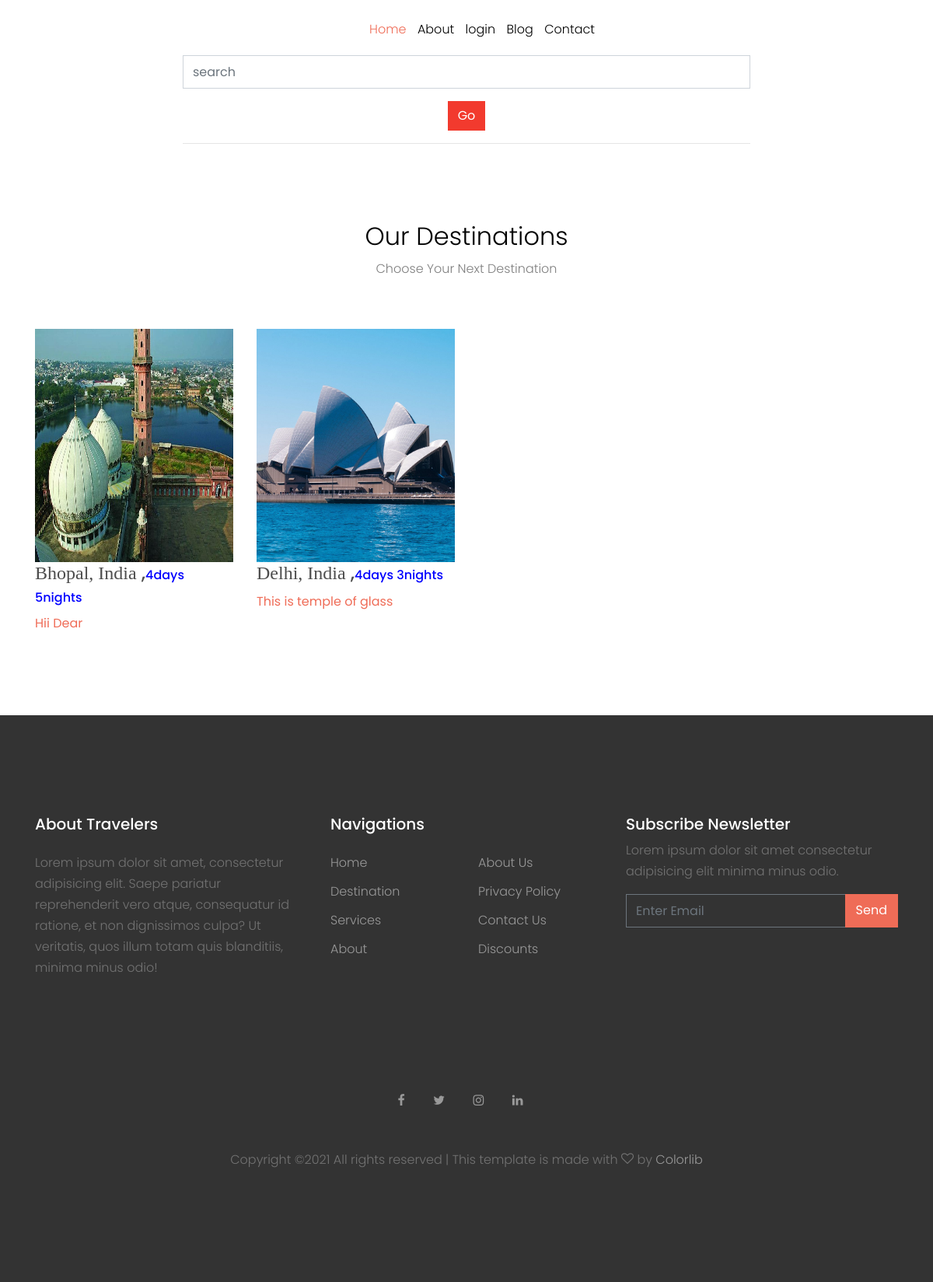
/home/, run on the app's committed database.
### tour/models.py (models this page shows, shortened)
class Destination(models.Model):
    user = models.ForeignKey(User,on_delete=models.CASCADE,null=True)
    place = models.CharField(max_length=20)
    country = models.CharField(max_length=20)
    image = models.ImageField()
    price_by_bus = models.CharField(max_length=20,null=True)
    price_by_Train = models.CharField(max_length=20, null=True)
    price_by_Flight = models.CharField(max_length=20, null=True)
    food_price = models.CharField(max_length=20, null=True)
    number_of_person = models.CharField(max_length=20, null=True)
    days = models.CharField(max_length=20, null=True)
    nights = models.CharField(max_length=20, null=True)
    description=models.CharField(max_length=200,null=True)

### tour/views.py (the view)
# urls.py: 2. Add a URL to urlpatterns:  path('', views.home, name='home')
def home(request):
    Ds = Destination.objects.all()
    d = {'destination':Ds}
    return render(request,'index.html',d)

### tour/templates/index.html (shortened to what this page needs)
{% extends 'base.html' %}
{% load static %}
{% block body %}
    <div class="site-section">
      <div class="container">
        <div class="row justify-content-center mb-5">
          <div class="col-md-7 text-center">
            <h2 class="font-weight-light text-black">Our Destinations</h2>
            <p class="color-black-opacity-5">Choose Your Next Destination</p>
          </div>
        </div>
        <div class="row">
          {% for i in destination %}
          <div class="col-md-3 col-lg-3 mb-3 mb-lg-3">
            <a href="#" class="unit-1 text-center">
              <a href="{% url 'details' i.id %}"><img src="{{ i.image.url}}" alt="Image" class="img-fluid" style="height:300px"></a>
              <div class="unit-1-text">
                  <h4 class="unit-1-heading"><span style="font-family:roman">{{i.place}}, {{i.country}} </span>,<span style="color:blue;font-size:16px">{{i.days}}days {{i.nights}}nights</span></h3>
                   <strong class="text-primary mb-2 d-block">{{i.description}}</strong>
              </div>
            </a>
          </div>
          {% endfor %}
        </div>
      </div>
    </div>
{% endblock %}

### tour/templates/base.html (shortened to what this page needs)
<!DOCTYPE html>
<html lang="en">
  <head>
    {% load static %}
    <link rel="stylesheet" href="{% static 'fonts/icomoon/style.css' %}">
    <link rel="stylesheet" href="{% static 'css/bootstrap.min.css' %}">
    <link rel="stylesheet" href="{% static 'css/magnific-popup.css' %}">
    <link rel="stylesheet" href="{% static 'css/jquery-ui.css' %}">
    <link rel="stylesheet" href="{% static 'css/owl.carousel.min.css' %}">
    <link rel="stylesheet" href="{% static 'css/owl.theme.default.min.css' %}">
    <link rel="stylesheet" href="https://cdnjs.cloudflare.com/ajax/libs/font-awesome/4.7.0/css/font-awesome.min.css">
    <link rel="stylesheet" href="{% static 'css/bootstrap-datepicker.css' %}">
    <link rel="stylesheet" href="{% static 'fonts/flaticon/font/flaticon.css' %}">
    <link rel="stylesheet" href="https://cdn.jsdelivr.net/npm/mediaelement@4.2.7/build/mediaelementplayer.min.css>
    <link rel="href="{% static 'css/aos.css' %}">
    <link rel="stylesheet" href="{% static 'css/style.css' %}">
  </head>
  <body>
  <div class="site-wrap">
    <header class="site-navbar py-1" role="banner">
      <div class="container">
        <div class="row align-items-center">
          <div class="col-6 col-xl-2">
          </div>
          <div class="col-10 col-md-8 d-none d-xl-block">
            <nav class="site-navigation position-relative text-right text-lg-center" role="navigation">
              <ul class="site-menu js-clone-nav mx-auto d-none d-lg-block">
                {% if request.user.is_staff %}
                <li class="active"><a href="{% url 'admin_home' %}">Dashboard</a></li>
                <li><a href="{% url 'all_user' %}">All User</a></li>
                <li><a href="{% url 'add_destination' %}">Add Destination</a></li>
                <li><a href="{% url 'view_destination' %}">View Destination</a></li>
                <li><a href="{% url 'view_booking' %}">View Booking</a></li>
                <li class="btn btn-warning">Welcome {{request.user.username}}</li>
                <li><a href="{% url 'logout' %}">logout</a></li>
                {% else %}
                <li class="active">
                  <a href="{% url 'home' %}">Home</a>
                </li>
                <li><a href="{% url 'about' %}">About</a></li>
                <li><a href="{% url 'login' %}">login</a></li>
                <li><a href="{% url 'blog' %}">Blog</a></li>
                <li><a href="{% url 'contact' %}">Contact</a></li>
                {% endif %}
              </ul>
              {% if not request.user.is_staff %}
              <form class="navbar-form navbar-left" role="search" method="post" action="/search/">
                <div class="form-group">
                  <input type="text" class="form-control" name="srh" placeholder="search">
                </div>
                <button type="submit" class="btn btn-danger">Go</button>
              </form>
              {% endif %}
            </nav><hr/>
          </div>
        </div>
      </div>
    </header>
  </div>
  {% block body %}
  {% endblock %}
  <footer class="site-footer">
      <div class="container">
        <div class="row">
          <div class="col-lg-4">
            <div class="mb-5">
              <h3 class="footer-heading mb-4">About Travelers</h3>
              <p>Lorem ipsum dolor sit amet, consectetur adipisicing elit. Saepe pariatur reprehenderit vero atque, consequatur id ratione, et non dignissimos culpa? Ut veritatis, quos illum totam quis blanditiis, minima minus odio!</p>
            </div>
          </div>
          <div class="col-lg-4 mb-5 mb-lg-0">
            <div class="row mb-5">
              <div class="col-md-12">
                <h3 class="footer-heading mb-4">Navigations</h3>
              </div>
              <div class="col-md-6 col-lg-6">
                <ul class="list-unstyled">
                  <li><a href="#">Home</a></li>
                  <li><a href="#">Destination</a></li>
                  <li><a href="#">Services</a></li>
                  <li><a href="#">About</a></li>
                </ul>
              </div>
              <div class="col-md-6 col-lg-6">
                <ul class="list-unstyled">
                  <li><a href="#">About Us</a></li>
                  <li><a href="#">Privacy Policy</a></li>
                  <li><a href="#">Contact Us</a></li>
                  <li><a href="#">Discounts</a></li>
                </ul>
              </div>
            </div>
          </div>
          <div class="col-lg-4 mb-5 mb-lg-0">
            <div class="mb-5">
              <h3 class="footer-heading mb-2">Subscribe Newsletter</h3>
              <p>Lorem ipsum dolor sit amet consectetur adipisicing elit minima minus odio.</p>
              <form action="#" method="post">
                <div class="input-group mb-3">
                  <input type="text" class="form-control border-secondary text-white bg-transparent" placeholder="Enter Email" aria-label="Enter Email" aria-describedby="button-addon2">
                  <div class="input-group-append">
                    <button class="btn btn-primary text-white" type="button" id="button-addon2">Send</button>
                  </div>
                </div>
              </form>
            </div>
          </div>
        </div>
        <div class="row pt-5 mt-5 text-center">
          <div class="col-md-12">
            <div class="mb-5">
              <a href="#" class="pl-0 pr-3"><span class="icon-facebook"></span></a>
              <a href="#" class="pl-3 pr-3"><span class="icon-twitter"></span></a>
              <a href="#" class="pl-3 pr-3"><span class="icon-instagram"></span></a>
              <a href="#" class="pl-3 pr-3"><span class="icon-linkedin"></span></a>
            </div>
            <p>
            Copyright &copy;<script>document.write(new Date().getFullYear());</script> All rights reserved | This template is made with <i class="icon-heart-o" aria-hidden="true"></i> by <a href="https://colorlib.com" target="_blank" >Colorlib</a>
            </p>
          </div>
        </div>
      </div>
    </footer>
  </body>
</html>

### tour/static/css/style.css (style rules this page uses)
body { line-height: 1.7; color: #4d4d4d; font-weight: 300; font-size: 1rem; }
a { -webkit-transition: .3s all ease; -o-transition: .3s all ease; transition: .3s all ease; }
h1, h2, h3, h4, h5, .h1, .h2, .h3, .h4, .h5 { font-family: "Poppins", -apple-system, BlinkMacSystemFont, "Segoe UI", Roboto, "Helvetica Neue", Arial, sans-serif, "Apple Color Emoji", "Segoe UI Emoji", "Segoe UI Symbol", "Noto Color Emoji"; }
.text-black { color: #000 !important; }
.color-black-opacity-5 { color: rgba(0, 0, 0, 0.5); }
.site-wrap:before { -webkit-transition: .3s all ease-in-out; -o-transition: .3s all ease-in-out; transition: .3s all ease-in-out; background: rgba(0, 0, 0, 0.6); content: ""; position: absolute; z-index: 2000; top: 0; left: 0; right: 0; bottom: 0; opacity: 0; visibility: hidden; }
.btn { border-radius: 0; }
.btn.btn-primary { border: 2px solid transparent; }
.form-control { height: 43px; border-radius: 0; }
.site-section { padding: 2.5em 0; }
@media (min-width: 768px) { .site-section { padding: 5em 0; } }
.site-footer { padding: 4em 0; background: #333333; }
@media (min-width: 768px) { .site-footer { padding: 8em 0; } }
.site-footer p { color: #737373; }
.site-footer h2, .site-footer h3, .site-footer h4, .site-footer h5 { color: #fff; }
.site-footer a { color: #999999; }
.site-footer ul li { margin-bottom: 10px; }
.site-footer .footer-heading { font-size: 20px; color: #fff; }
.site-navbar { margin-bottom: 0px; z-index: 1999; position: relative; }
.site-navbar .site-navigation .site-menu { margin-bottom: 0; }
.site-navbar .site-navigation .site-menu .active > a { color: #ef6c57; }
.site-navbar .site-navigation .site-menu a { text-decoration: none !important; display: inline-block; }
.site-navbar .site-navigation .site-menu > li { display: inline-block; padding: 10px 5px; }
.site-navbar .site-navigation .site-menu > li > a { padding: 10px 0px; color: #000; text-decoration: none !important; }
.site-mobile-menu .site-nav-wrap { padding: 0; margin: 0; list-style: none; position: relative; }
.site-mobile-menu .site-nav-wrap a { padding: 10px 20px; display: block; position: relative; color: #212529; }
.site-mobile-menu .site-nav-wrap li { position: relative; display: block; }
.site-mobile-menu .site-nav-wrap li.active > a { color: #ef6c57; }
.site-mobile-menu .site-nav-wrap > li { display: block; position: relative; float: left; width: 100%; }
.site-mobile-menu .site-nav-wrap > li > a { padding-left: 20px; font-size: 20px; }
.unit-1 { position: relative; width: 100%; overflow: hidden; display: block; }
.unit-1:after { content: ""; z-index: 1; position: absolute; bottom: 0; top: 0; left: 0; right: 0; background: -moz-linear-gradient(top, transparent 0%, transparent 18%, rgba(0, 0, 0, 0.8) 99%, rgba(0, 0, 0, 0.8) 100%); background: -webkit-linear-gradient(top, transparent 0%, transparent 18%, rgba(0, 0, 0, 0.8) 99%, rgba(0, 0, 0, 0.8) 100%); background: -webkit-gradient(linear, left top, left bottom, from(transparent), color-stop(18%, transparent), color-stop(99%, rgba(0, 0, 0, 0.8)), to(rgba(0, 0, 0, 0.8))); background: -o-linear-gradient(top, transparent 0%, transparent 18%, rgba(0, 0, 0, 0.8) 99%, rgba(0, 0, 0, 0.8) 100%); background: linear-gradient(to bottom, transparent 0%, transparent 18%, rgba(0, 0, 0, 0.8) 99%, rgba(0, 0, 0, 0.8) 100%); filter: progid:DXImageTransform.Microsoft.gradient( startColorstr='#00000000', endColorstr='#cc000000',GradientType=0 ); }

### data on the page
Destination: image (picture), place "Bhopal", country "India", days "4", nights "5", description "Hii Dear"
Destination: image (picture), place "Delhi", country "India", days "4", nights "3", description "This is temple of glass"
